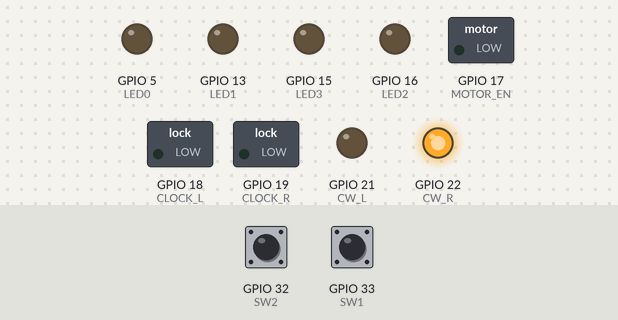
A sketch run on a simulated ESP32. On the bench: switched loads named in the sketch (green lamp = pin HIGH), output pins drawn as LEDs (lit = HIGH). The inputs (shaded band) are chosen by the test bench; at power-on: GPIO 32 (SW2) HIGH, GPIO 33 (SW1) HIGH.

Above: at 1.2 s.
1.3 s: GPIO 32 (SW2) pulled LOW for 0.15 s
At 2.1 s:
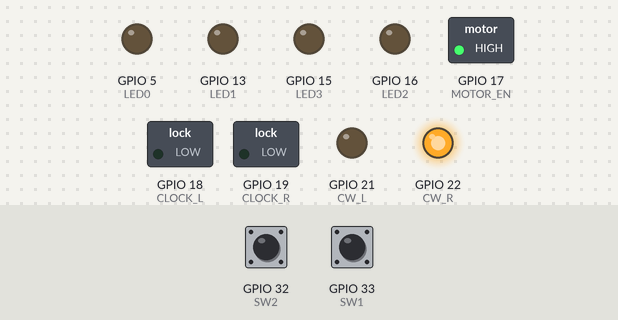
4.4 s: GPIO 33 (SW1) pulled LOW for 1 s
At 6.9 s:
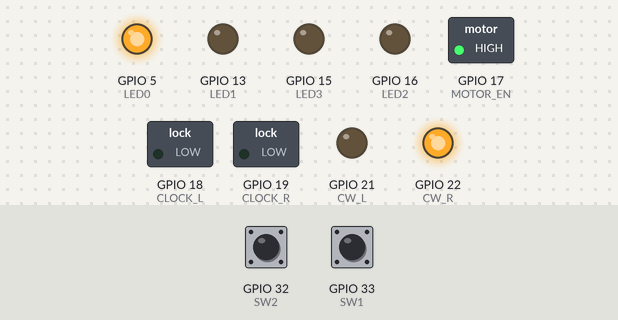
8.4 s: GPIO 33 (SW1) pulled LOW for 3.2 s
At 11.7 s:
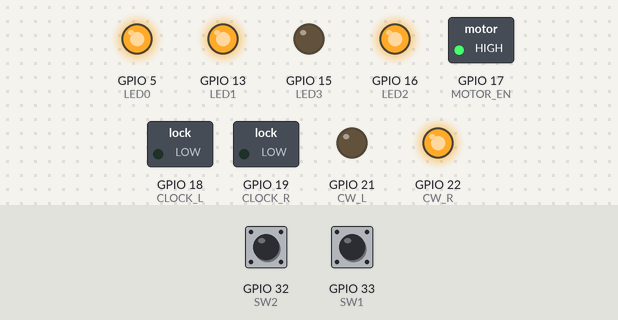
14.6 s: GPIO 33 (SW1) pulled LOW for 0.15 s
At 17.4 s:
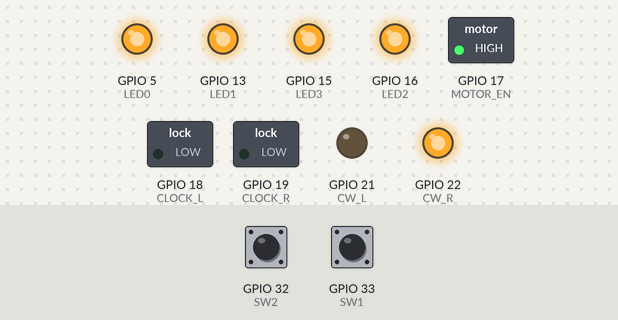
Timing chart, 0 to 18.7 s (numbered marks = the images above; inputs shaded):
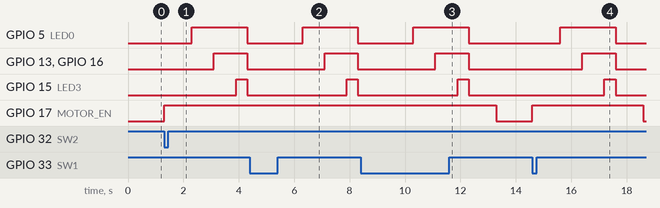

The sketch:

srdc_5_Straight.ino
```cpp
// (licence header left out)
#include "run.h"
#include "stepper.h"

// LEDはHIGHで点灯する。LED0〜3は回路図のL_1〜L_4
#define LED0 5
#define LED1 13
#define LED2 16
#define LED3 15

// SW1・SW2とも内部プルアップを使う
#define SW1 33
#define SW2 32

// HIGHでモータ有効(LOWでドライバがSLEEP)
#define MOTOR_EN 17

// 駆動ピン・タイヤ径・PULSE・MIN_SPEEDはpins_config.hにまとめてある(run.cpp・stepper.cppが読み込む)

hw_timer_t * g_timer0 = NULL;

portMUX_TYPE g_timer_mux = portMUX_INITIALIZER_UNLOCKED;

// 1kHzのタイマ割り込み。controlInterrupt()で目標速度を更新する
void IRAM_ATTR onTimer0(void)
{
  portENTER_CRITICAL_ISR(&g_timer_mux);  //割り込み禁止
  controlInterrupt();
  portEXIT_CRITICAL_ISR(&g_timer_mux);  //割り込み許可
}

void setup()
{
  pinMode(LED0, OUTPUT);
  pinMode(LED1, OUTPUT);
  pinMode(LED2, OUTPUT);
  pinMode(LED3, OUTPUT);

  digitalWrite(LED0, LOW);
  digitalWrite(LED1, LOW);
  digitalWrite(LED2, LOW);
  digitalWrite(LED3, LOW);

  pinMode(SW1, INPUT_PULLUP);
  pinMode(SW2, INPUT_PULLUP);

  // モータを無効にする
  pinMode(MOTOR_EN, OUTPUT);
  digitalWrite(MOTOR_EN, LOW);

  g_timer0 = timerBegin(1000000);  //1MHz(1us)
  timerAttachInterrupt(g_timer0, &onTimer0);
  timerAlarm(g_timer0, 1000, true, 0);  //1000 * 1us =1000us(1kHz)
  timerStart(g_timer0);

  stepperInit();
}

void loop()
{
  while ((digitalRead(SW1) == HIGH) && (digitalRead(SW2) == HIGH)) {  // ボタンを押すまで待機
    continue;
  }
  digitalWrite(MOTOR_EN, HIGH);  // 励磁ON
  delay(1000);
  digitalWrite(LED0, HIGH);
  g_run.accelerate(90, 350);  // 0.5区画加速
  digitalWrite(LED1, HIGH);
  digitalWrite(LED2, HIGH);
  g_run.oneStep(180, 350);  // 1区画前進
  digitalWrite(LED3, HIGH);
  g_run.decelerate(90, 350);  // 0.5区画減速
  digitalWrite(LED0, LOW);
  digitalWrite(LED1, LOW);
  digitalWrite(LED2, LOW);
  digitalWrite(LED3, LOW);
  delay(1000);
  digitalWrite(MOTOR_EN, LOW);  // 励磁OFF
}
```

run.cpp
```cpp
// (licence header left out)
#include <Arduino.h>
#include "stepper.h"
#include "run.h"
#include "pins_config.h"

// グローバルインスタンスの生成
RUN g_run;

// RUNクラスのコンストラクタおよびメンバ関数の定義
RUN::RUN()
{
  speed = 0.0;
  accel = 0.0;
}

// 1kHzのタイマ割り込み(onTimer0)から呼ばれ、RUN::interrupt()で速度を更新する
void controlInterrupt(void) { g_run.interrupt(); }

// 1msごとに速度をaccelだけ変え、min_speed〜max_speedの範囲に収める
void RUN::interrupt(void)
{

  speed += accel; // 速度を更新

  if (speed > max_speed) {
    speed = max_speed;
  }
  if (speed < min_speed) {
    speed = min_speed;
  }
}

// 左右のモータの回転方向を設定する
void RUN::dirSet(t_CW_CCW dir_left, t_CW_CCW dir_right)
{
  stepperDirSet(dir_left == MOT_FORWARD, dir_right == MOT_FORWARD);
}

// 走行パルスのカウンタを0にする
void RUN::counterClear(void) { stepperCounterClear(); }

// 左右の速度[mm/s]をパルス周波数に変換して出力する
void RUN::speedSet(double l_speed, double r_speed)
{
  stepperHzSet(l_speed / PULSE, r_speed / PULSE);  // 速度[mm/s]をパルス周波数[Hz]に変換
}

// 左右の走行パルスの合計と走行距離を取得
void RUN::stepGet(void)
{
  int l, r;
  stepperCounterGet(&l, &r);
  step_lr = abs(l) + abs(r);
  step_lr_len = (int)((float)step_lr / 2.0 * PULSE);
}

// パルスの出力を止めてモータを止める
void RUN::stop(void) { stepperStop(); }

// 最小速度から設定速度まで加速 (走行距離[mm]、設定速度[mm/s])
void RUN::accelerate(int len, int finish_speed)
{
  int obj_step;

  accel = 1.5;
  min_speed = MIN_SPEED;
  speed = MIN_SPEED;
  max_speed = finish_speed;
  counterClear();
  speedSet(MIN_SPEED, MIN_SPEED);
  dirSet(MOT_FORWARD, MOT_FORWARD);
  obj_step = (int)((float)len * 2.0 / PULSE);	// 左右の走行パルスを合算して比較するため2倍

  while (1) {
    stepGet();								// 走行パルスの取得
    speedSet(speed, speed);		// 速度の設定(L, R)
    if (step_lr > obj_step) {	// 目標走行パルスに達したらループを抜ける
      break;
    }
  }
}

// 一定速度で走行 (走行距離[mm]、設定速度[mm/s])
void RUN::oneStep(int len, int init_speed)
{
  int obj_step;

  accel = 0.0;
  max_speed = init_speed;
  min_speed = init_speed;
  speed = init_speed;
  counterClear();
  speedSet(init_speed, init_speed);
  dirSet(MOT_FORWARD, MOT_FORWARD);
  obj_step = (int)((float)len * 2.0 / PULSE);

  while (1) {
    stepGet();
    speedSet(speed, speed);
    if (step_lr > obj_step) {
      break;
    }
  }
}

// 設定速度から最小速度まで減速 (走行距離[mm]、初期速度[mm/s])
void RUN::decelerate(int len, int init_speed)
{
  int obj_step;

  accel = 1.5;
  max_speed = init_speed;
  min_speed = init_speed;
  speed = init_speed;
  counterClear();
  speedSet(init_speed, init_speed);
  dirSet(MOT_FORWARD, MOT_FORWARD);
  obj_step = (int)((float)len * 2.0 / PULSE);

  while (1) {
    stepGet();
    speedSet(speed, speed);
    if (
      (int)(len - step_lr_len) <
      (int)(((speed * speed) - (MIN_SPEED * MIN_SPEED)) / (2.0 * 1000.0 * accel))) {
      break;
    }
  }

  accel = -1.5;
  min_speed = MIN_SPEED;

  while (1) {
    stepGet();
    speedSet(speed, speed);
    if (step_lr > obj_step) {
      break;
    }
  }

  stop();
}
```

run.h
```cpp
// (licence header left out)
#ifndef SRC_RUN_H_
#define SRC_RUN_H_

typedef enum { MOT_FORWARD = 1, MOT_BACK = 2 } t_CW_CCW;

class RUN
{
private:
public:
  volatile double accel;
  volatile double speed;
  volatile double max_speed;
  volatile double min_speed;

  RUN();
  void interrupt(void);
  void counterClear(void);
  void dirSet(t_CW_CCW dir_left, t_CW_CCW dir_right);
  void speedSet(double l_speed, double r_speed);
  void stepGet(void);
  void stop(void);
  void accelerate(int len, int finish_speed);
  void oneStep(int len, int init_speed);
  void decelerate(int len, int init_speed);

private:
  int step_lr_len, step_lr;
};

extern RUN g_run;

void controlInterrupt(void);

#endif /* SRC_RUN_H_ */
```

stepper.cpp
```cpp
// (licence header left out)
#include <Arduino.h>
#include "pins_config.h"
#include "stepper.h"

#define STEP_TIMER_HZ 2000000  // パルス周期を数えるタイマーの分解能(0.5us)
#define STEP_HZ_MIN 30         // 周期の上限(約33ms)。速度の変更は次のパルスで反映される

static hw_timer_t * g_timer2 = NULL;  // 右モータ
static hw_timer_t * g_timer3 = NULL;  // 左モータ
static portMUX_TYPE g_stepper_mux = portMUX_INITIALIZER_UNLOCKED;
static volatile bool g_motor_move = false;
static volatile unsigned short g_step_hz_r = STEP_HZ_MIN;
static volatile unsigned short g_step_hz_l = STEP_HZ_MIN;
static volatile int g_step_r = 0, g_step_l = 0;          // 前進方向を正とするパルス数
static volatile int g_step_sign_r = 1, g_step_sign_l = 1;  // +1:前進、-1:後退

// CLOCKピンに1パルス出す
static inline void IRAM_ATTR clockPulse(uint8_t pin)
{
  digitalWrite(pin, HIGH);
  for (int i = 0; i < 100; i++) {
    asm("nop \n");
  }
  digitalWrite(pin, LOW);
}

// 右モータのパルス出力の割り込み。次の割り込みまでの時間を、現在の周波数から設定し直す
static void IRAM_ATTR isrR(void)
{
  portENTER_CRITICAL_ISR(&g_stepper_mux);
  if (g_motor_move) {
    timerAlarm(g_timer2, STEP_TIMER_HZ / g_step_hz_r, true, 0);
    clockPulse(CLOCK_R);
    g_step_r += g_step_sign_r;
  }
  portEXIT_CRITICAL_ISR(&g_stepper_mux);
}

// 左モータのパルス出力の割り込み
static void IRAM_ATTR isrL(void)
{
  portENTER_CRITICAL_ISR(&g_stepper_mux);
  if (g_motor_move) {
    timerAlarm(g_timer3, STEP_TIMER_HZ / g_step_hz_l, true, 0);
    clockPulse(CLOCK_L);
    g_step_l += g_step_sign_l;
  }
  portEXIT_CRITICAL_ISR(&g_stepper_mux);
}

void stepperInit(void)
{
  pinMode(CW_R, OUTPUT);
  pinMode(CW_L, OUTPUT);
  pinMode(CLOCK_R, OUTPUT);
  pinMode(CLOCK_L, OUTPUT);
  digitalWrite(CLOCK_R, LOW);
  digitalWrite(CLOCK_L, LOW);
  stepperDirSet(true, true);

  g_timer2 = timerBegin(STEP_TIMER_HZ);  //2MHz(0.5us)
  timerAttachInterrupt(g_timer2, &isrR);
  timerAlarm(g_timer2, STEP_TIMER_HZ / STEP_HZ_MIN, true, 0);
  timerStart(g_timer2);

  g_timer3 = timerBegin(STEP_TIMER_HZ);
  timerAttachInterrupt(g_timer3, &isrL);
  timerAlarm(g_timer3, STEP_TIMER_HZ / STEP_HZ_MIN, true, 0);
  timerStart(g_timer3);
}

void stepperDirSet(bool forward_l, bool forward_r)
{
  portENTER_CRITICAL(&g_stepper_mux);
  digitalWrite(CW_L, forward_l ? CW_L_FORWARD : !CW_L_FORWARD);
  digitalWrite(CW_R, forward_r ? CW_R_FORWARD : !CW_R_FORWARD);
  g_step_sign_l = forward_l ? 1 : -1;
  g_step_sign_r = forward_r ? 1 : -1;
  portEXIT_CRITICAL(&g_stepper_mux);
}

static unsigned short stepHzClamp(double hz)
{
  hz = fabs(hz);
  if (hz < STEP_HZ_MIN) return STEP_HZ_MIN;
  if (hz > 65535.0) return 65535;
  return (unsigned short)hz;
}

void stepperHzSet(double hz_l, double hz_r)
{
  g_step_hz_l = stepHzClamp(hz_l);
  g_step_hz_r = stepHzClamp(hz_r);
  g_motor_move = true;
}

void stepperStop(void) { g_motor_move = false; }

void stepperCounterClear(void)
{
  portENTER_CRITICAL(&g_stepper_mux);
  g_step_l = 0;
  g_step_r = 0;
  portEXIT_CRITICAL(&g_stepper_mux);
}

void stepperCounterGet(int * l, int * r)
{
  portENTER_CRITICAL(&g_stepper_mux);
  *l = g_step_l;
  *r = g_step_r;
  portEXIT_CRITICAL(&g_stepper_mux);
}
```

stepper.h
```cpp
// (licence header left out)
#ifndef STEPPER_H_
#define STEPPER_H_

// EIC4311(SLA7078互換)のパルス生成。左右のタイマー割り込みで
// CLOCKピンにパルスを出し、パルス数を数える。カウンタは前進方向を正とする符号付き
void stepperInit(void);
void stepperDirSet(bool forward_l, bool forward_r);
void stepperHzSet(double hz_l, double hz_r);  // 左右のパルス周波数[Hz]を設定し、出力を始める
void stepperStop(void);
void stepperCounterClear(void);
void stepperCounterGet(int * l, int * r);

#endif  // STEPPER_H_
```

pins_config.h
```cpp
#ifndef PINS_CONFIG_H_
#define PINS_CONFIG_H_

// EIC4311(SLA7078互換)の駆動ピン
#define CLOCK_R 19
#define CLOCK_L 18
#define CW_R 22
#define CW_L 21
// 前進時のCW/CCWピンの出力。モータの向きが逆なら、ここを反転する
#define CW_R_FORWARD HIGH
#define CW_L_FORWARD LOW

#define TIRE_DIAMETER (51.75)
#define MIN_SPEED 30

// モータ1回転あたりのパルス数(1.8°モータ、EIC4311はM2=H・M1/M3=Lの2分割で200×2)
#define PULSE_PER_REV 400.0
#define PULSE (TIRE_DIAMETER * PI / PULSE_PER_REV)

#endif
```

Measured:
- after the input at 1.3 s, GPIO 5 (LED0): LOW → HIGH after 1.0 s, → LOW 2.0 s later; GPIO 13 (LED1), GPIO 16 (LED2): LOW → HIGH after 1.8 s, → LOW 1.2 s later; GPIO 15 (LED3): LOW → HIGH after 2.6 s, → LOW 0.40 s later; GPIO 17 (MOTOR_EN): LOW → HIGH at once
- after the input at 4.4 s, GPIO 5 (LED0): LOW → HIGH after 1.9 s, → LOW 2.0 s later; GPIO 13 (LED1), GPIO 16 (LED2): LOW → HIGH after 2.7 s, → LOW 1.2 s later; GPIO 15 (LED3): LOW → HIGH after 3.5 s, → LOW 0.40 s later; GPIO 17 (MOTOR_EN): stays HIGH (without the input it goes to LOW after 0.90 s)
- after the input at 8.4 s, GPIO 5 (LED0): LOW → HIGH after 1.9 s, → LOW 2.0 s later; GPIO 13 (LED1), GPIO 16 (LED2): LOW → HIGH after 2.7 s, → LOW 1.2 s later; GPIO 15 (LED3): LOW → HIGH after 3.5 s, → LOW 0.40 s later; GPIO 17 (MOTOR_EN): HIGH → LOW after 4.9 s instead of 0.90 s
- after the input at 14.6 s, GPIO 5 (LED0): LOW → HIGH after 1.0 s, → LOW 2.0 s later; GPIO 13 (LED1), GPIO 16 (LED2): LOW → HIGH after 1.8 s, → LOW 1.2 s later; GPIO 15 (LED3): LOW → HIGH after 2.6 s, → LOW 0.40 s later; GPIO 17 (MOTOR_EN): LOW → HIGH at once, → LOW 4.0 s later
